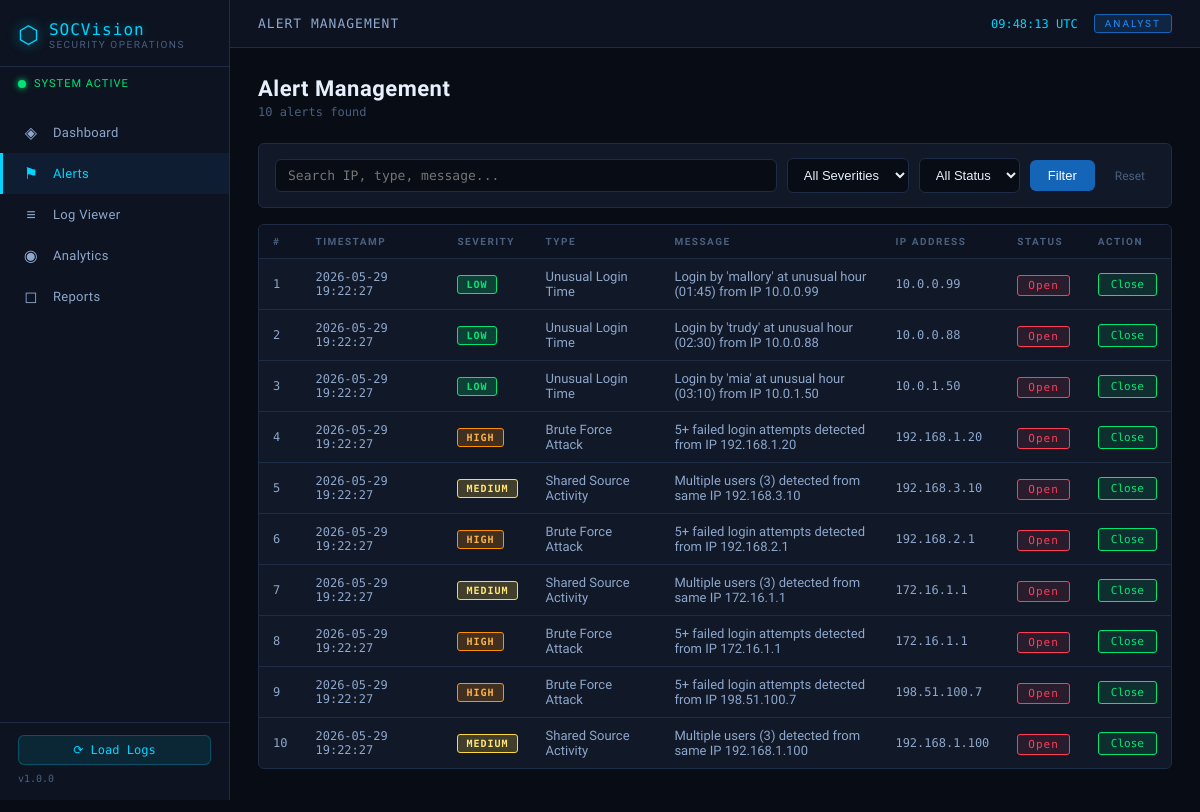
Screenshot of /alerts with the database file from the repository.
### tables this page shows
CREATE TABLE alerts (
            id INTEGER PRIMARY KEY AUTOINCREMENT,
            timestamp TEXT NOT NULL,
            severity TEXT NOT NULL,
            alert_type TEXT NOT NULL,
            message TEXT NOT NULL,
            ip TEXT,
            status TEXT DEFAULT 'Open'
        );

### app.py (the view)
@app.route("/alerts")
def alerts():
    search = request.args.get("search", "")
    severity = request.args.get("severity", "")
    status = request.args.get("status", "")
    page = int(request.args.get("page", 1))
    per_page = 50
    offset = (page - 1) * per_page
    total = get_alerts_count(search=search or None, severity=severity or None, status=status or None)
    alert_list = get_all_alerts(search=search or None, severity=severity or None, status=status or None, limit=per_page, offset=offset)
    total_pages = (total + per_page - 1) // per_page
    return render_template("alerts.html",
        alerts=alert_list,
        search=search,
        severity=severity,
        status=status,
        page=page,
        total_pages=total_pages,
        total=total
    )

### database.py (called while the page is built)
def get_connection():
    conn = sqlite3.connect(DB_PATH)
    conn.row_factory = sqlite3.Row
    return conn

def get_all_alerts(search=None, severity=None, status=None, limit=100, offset=0):
    conn = get_connection()
    cursor = conn.cursor()
    query = "SELECT * FROM alerts WHERE 1=1"
    params = []
    if search:
        query += " AND (ip LIKE ? OR alert_type LIKE ? OR message LIKE ?)"
        params += [f"%{search}%", f"%{search}%", f"%{search}%"]
    if severity:
        query += " AND severity = ?"
        params.append(severity)
    if status:
        query += " AND status = ?"
        params.append(status)
    query += " ORDER BY timestamp DESC LIMIT ? OFFSET ?"
    params += [limit, offset]
    cursor.execute(query, params)
    rows = cursor.fetchall()
    conn.close()
    return rows

def get_alerts_count(search=None, severity=None, status=None):
    conn = get_connection()
    cursor = conn.cursor()
    query = "SELECT COUNT(*) FROM alerts WHERE 1=1"
    params = []
    if search:
        query += " AND (ip LIKE ? OR alert_type LIKE ? OR message LIKE ?)"
        params += [f"%{search}%", f"%{search}%", f"%{search}%"]
    if severity:
        query += " AND severity = ?"
        params.append(severity)
    if status:
        query += " AND status = ?"
        params.append(status)
    cursor.execute(query, params)
    count = cursor.fetchone()[0]
    conn.close()
    return count

### templates/alerts.html (shortened to what this page needs)
{% extends "base.html" %}
{% block page_title %}Alert Management{% endblock %}
{% block content %}
<div class="page-header">
    <h1 class="page-title">Alert Management</h1>
    <p class="page-subtitle">{{ total }} alerts found</p>
</div>
<div class="filter-bar">
    <form method="get" class="filter-form">
        <input type="text" name="search" placeholder="Search IP, type, message..." value="{{ search }}" class="filter-input">
        <select name="severity" class="filter-select">
            <option value="">All Severities</option>
        </select>
        <select name="status" class="filter-select">
            <option value="">All Status</option>
        </select>
        <button type="submit" class="filter-btn">Filter</button>
        <a href="/alerts" class="filter-reset">Reset</a>
    </form>
</div>
<div class="table-container">
    <table class="data-table">
        <thead>
            <tr>
                <th>#</th>
                <th>Timestamp</th>
                <th>Severity</th>
                <th>Type</th>
                <th>Message</th>
                <th>IP Address</th>
                <th>Status</th>
                <th>Action</th>
            </tr>
        </thead>
        <tbody>
            {% for alert in alerts %}
            <tr>
                <td class="mono">{{ alert.id }}</td>
                <td class="mono">{{ alert.timestamp }}</td>
                <td><span class="badge badge-{{ alert.severity | lower }}">{{ alert.severity }}</span></td>
                <td>{{ alert.alert_type }}</td>
                <td class="msg-cell">{{ alert.message }}</td>
                <td class="mono">{{ alert.ip }}</td>
                <td><span class="status-badge {% if alert.status == 'Open' %}status-open{% else %}status-closed{% endif %}">{{ alert.status }}</span></td>
                <td>
                    <form method="post" action="/alerts/update/{{ alert.id }}" style="display:inline">
                        {% if alert.status == 'Open' %}
                        <button type="submit" class="action-btn close-btn">Close</button>
                        {% else %}
                        <input type="hidden" name="status" value="Open">
                        <button type="submit" class="action-btn reopen-btn">Reopen</button>
                        {% endif %}
                    </form>
                </td>
            </tr>
            {% else %}
            <tr><td colspan="8" class="empty-row">No alerts found.</td></tr>
            {% endfor %}
        </tbody>
    </table>
</div>
{% endblock %}

### templates/base.html (shortened to what this page needs)
<!DOCTYPE html>
<html lang="en">
<head>
    <link rel="stylesheet" href="{{ url_for('static', filename='css/style.css') }}">
</head>
<body>
    <div class="layout">
        <aside class="sidebar">
            <div class="sidebar-brand">
                <div class="brand-icon">⬡</div>
                <div class="brand-text">
                    <span class="brand-name">SOCVision</span>
                    <span class="brand-sub">Security Operations</span>
                </div>
            </div>
            <div class="sidebar-status">
                <span class="status-dot pulse"></span>
                <span>System Active</span>
            </div>
            <nav class="sidebar-nav">
                <a href="/" class="nav-item {% if request.endpoint == 'dashboard' %}active{% endif %}">
                    <span class="nav-icon">◈</span>
                    <span>Dashboard</span>
                </a>
                <a href="/alerts" class="nav-item {% if request.endpoint == 'alerts' %}active{% endif %}">
                    <span class="nav-icon">⚑</span>
                    <span>Alerts</span>
                </a>
                <a href="/logs" class="nav-item {% if request.endpoint == 'logs' %}active{% endif %}">
                    <span class="nav-icon">≡</span>
                    <span>Log Viewer</span>
                </a>
                <a href="/analytics" class="nav-item {% if request.endpoint == 'analytics' %}active{% endif %}">
                    <span class="nav-icon">◉</span>
                    <span>Analytics</span>
                </a>
                <a href="/reports" class="nav-item {% if request.endpoint == 'reports' %}active{% endif %}">
                    <span class="nav-icon">◻</span>
                    <span>Reports</span>
                </a>
            </nav>
            <div class="sidebar-footer">
                <a href="/admin/load-logs" class="load-btn" onclick="return confirmLoad()">⟳ Load Logs</a>
                <p class="sidebar-version">v1.0.0</p>
            </div>
        </aside>
        <main class="main">
            <header class="topbar">
                <div class="topbar-title">
                    {% block page_title %}SOCVision{% endblock %}
                </div>
                <div class="topbar-right">
                    <span class="topbar-time" id="live-clock"></span>
                    <span class="topbar-badge">ANALYST</span>
                </div>
            </header>
            <div class="content">
                {% block content %}{% endblock %}
            </div>
        </main>
    </div>
</body>
</html>

### rows the page displays
alerts: id "1", timestamp "2026-05-29 19:22:27", severity "LOW", alert_type "Unusual Login Time", message "Login by 'mallory' at unusual hour (01:45) from IP 10.0.0.99", ip "10.0.0.99", status "Open", shows "Close"
alerts: id "2", timestamp "2026-05-29 19:22:27", severity "LOW", alert_type "Unusual Login Time", message "Login by 'trudy' at unusual hour (02:30) from IP 10.0.0.88", ip "10.0.0.88", status "Open", shows "Close"
alerts: id "3", timestamp "2026-05-29 19:22:27", severity "LOW", alert_type "Unusual Login Time", message "Login by 'mia' at unusual hour (03:10) from IP 10.0.1.50", ip "10.0.1.50", status "Open", shows "Close"
alerts: id "4", timestamp "2026-05-29 19:22:27", severity "HIGH", alert_type "Brute Force Attack", message "5+ failed login attempts detected from IP 192.168.1.20", ip "192.168.1.20", status "Open", shows "Close"
alerts: id "5", timestamp "2026-05-29 19:22:27", severity "MEDIUM", alert_type "Shared Source Activity", message "Multiple users (3) detected from same IP 192.168.3.10", ip "192.168.3.10", status "Open", shows "Close"
alerts: id "6", timestamp "2026-05-29 19:22:27", severity "HIGH", alert_type "Brute Force Attack", message "5+ failed login attempts detected from IP 192.168.2.1", ip "192.168.2.1", status "Open", shows "Close"
alerts: id "7", timestamp "2026-05-29 19:22:27", severity "MEDIUM", alert_type "Shared Source Activity", message "Multiple users (3) detected from same IP 172.16.1.1", ip "172.16.1.1", status "Open", shows "Close"
alerts: id "8", timestamp "2026-05-29 19:22:27", severity "HIGH", alert_type "Brute Force Attack", message "5+ failed login attempts detected from IP 172.16.1.1", ip "172.16.1.1", status "Open", shows "Close"
alerts: id "9", timestamp "2026-05-29 19:22:27", severity "HIGH", alert_type "Brute Force Attack", message "5+ failed login attempts detected from IP 198.51.100.7", ip "198.51.100.7", status "Open", shows "Close"
alerts: id "10", timestamp "2026-05-29 19:22:27", severity "MEDIUM", alert_type "Shared Source Activity", message "Multiple users (3) detected from same IP 192.168.1.100", ip "192.168.1.100", status "Open", shows "Close"

### other values shown
{{ total }} "10"
